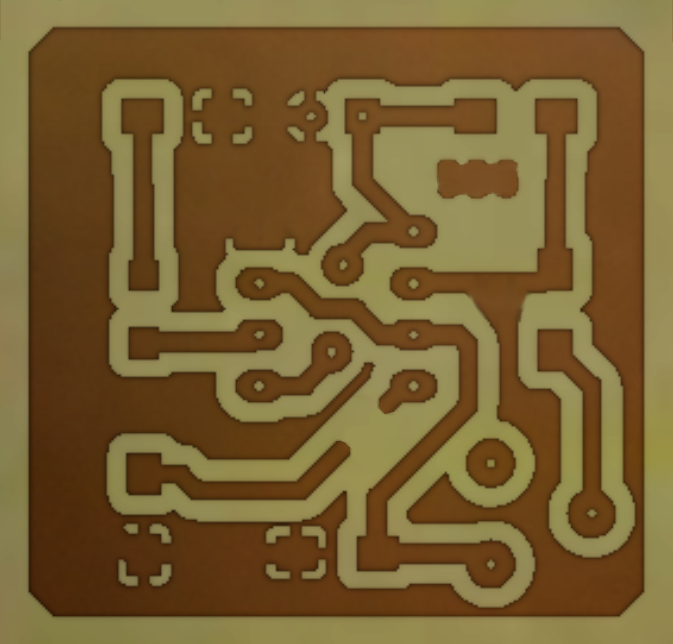
#> input picture images/pcb-1-fail.png, 673 x 644 px
$ python main.py
#> lines starting #> are read from the running program, lines starting #| are printed output that depends on the picture; after the words box and inside, x2 and y2 are one past the last pixel; in counts of white or black regions, pixels touching at a corner belong together
import cv2 as cv
import numpy as np
import imutils

def main():
    orig = cv.imread("images/pcb-1-fail.png", cv.IMREAD_COLOR)
#> orig is the input picture: shape (644, 673, 3); mean B, G, R 49.2, 95.3, 120.2
    cad = cv.imread("images/pcb-1-mask.png", cv.IMREAD_GRAYSCALE)
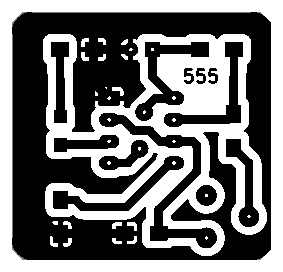
#> input picture images/pcb-1-mask.png, 283 x 272 px
#> cad is the input picture: shape (272, 283); min 0, max 255, mean 114.3

    cad = cv.resize(cad, (orig.shape[1], orig.shape[0]))
#> cad: shape (644, 673)

    real = cv.GaussianBlur(orig, (11,11), 0)
    cad = cv.GaussianBlur(cad, (11,11), 0)
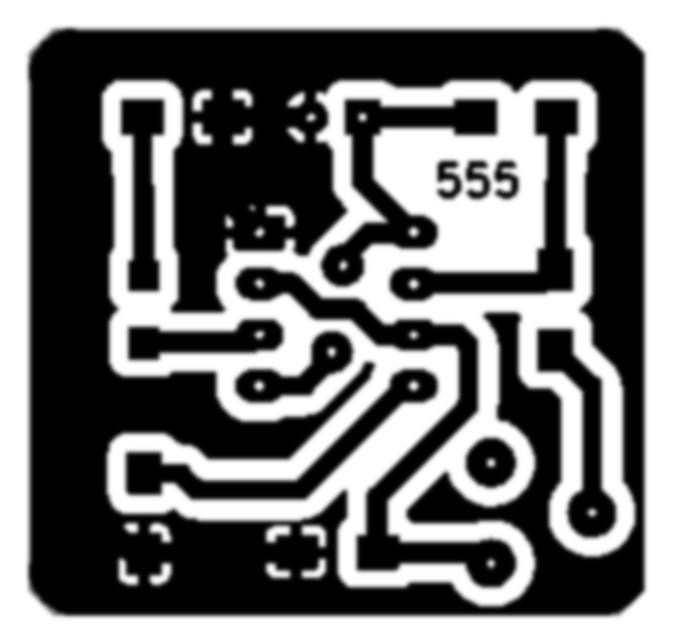
#> cad: shape (644, 673); min 0, max 255, mean 114.3

    real = cv.cvtColor(real, cv.COLOR_BGR2GRAY)
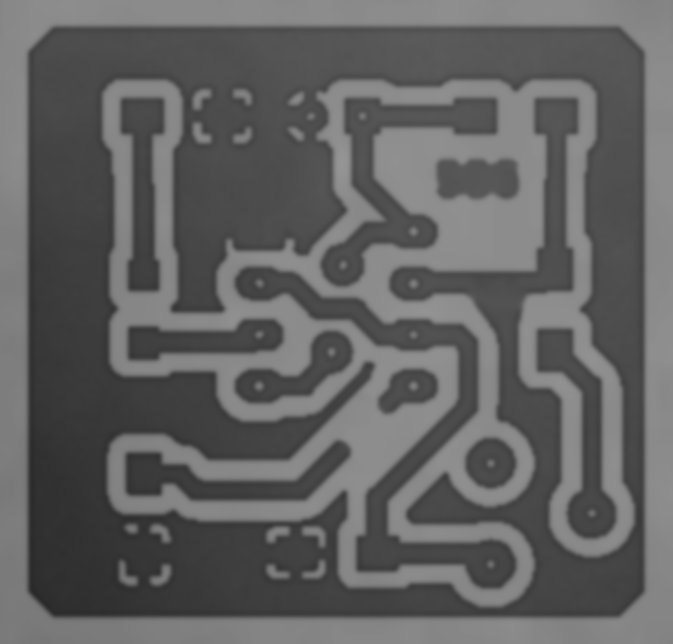
#> real: shape (644, 673); min 41, max 149, mean 97.5

    # (_, real) = cv.threshold(real, 0, 255, cv.THRESH_BINARY | cv.THRESH_OTSU)
    (_, cad) = cv.threshold(cad, 0, 255, cv.THRESH_BINARY | cv.THRESH_OTSU)
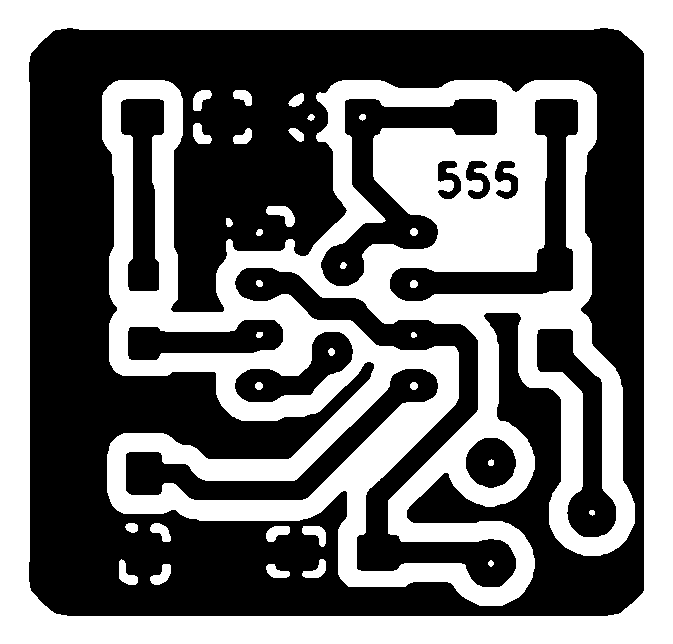
#> cad: shape (644, 673); 44.9% white; 33 white regions, largest, box (x1, y1, x2, y2) and area: (102, 80, 635, 606) 115868, (0, 0, 673, 644) 74785, (266, 206, 295, 227) 326
    real = cv.adaptiveThreshold(real, 255, cv.ADAPTIVE_THRESH_GAUSSIAN_C, cv.THRESH_BINARY, 301, 0)
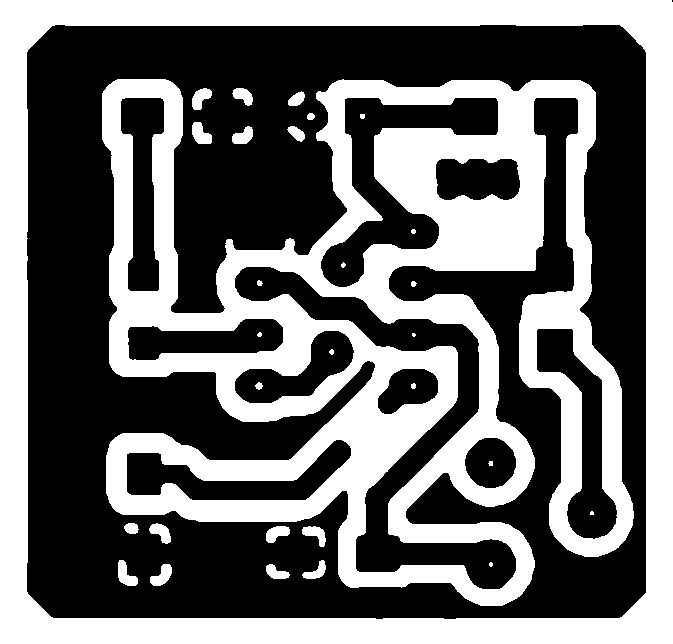
#> real: shape (644, 673); 42.3% white; 30 white regions (4 under 20 px), largest, box (x1, y1, x2, y2) and area: (102, 79, 634, 606) 111258, (0, 0, 673, 644) 68560, (192, 122, 212, 144) 301
    # cad = cv.adaptiveThreshold(cad, 255, cv.ADAPTIVE_THRESH_GAUSSIAN_C, cv.THRESH_BINARY, 51, 0)

    diff = cv.bitwise_xor(real, cad)
#> diff: shape (644, 673); 3.8% white; 594 white regions (520 under 20 px), largest, box (x1, y1, x2, y2) and area: (27, 25, 646, 619) 6223, (436, 159, 520, 200) 1539, (337, 400, 391, 454) 1001
    diff = cv.GaussianBlur(diff, (31,31), 0)
    (_, diff) = cv.threshold(diff, 0, 255, cv.THRESH_BINARY | cv.THRESH_OTSU)
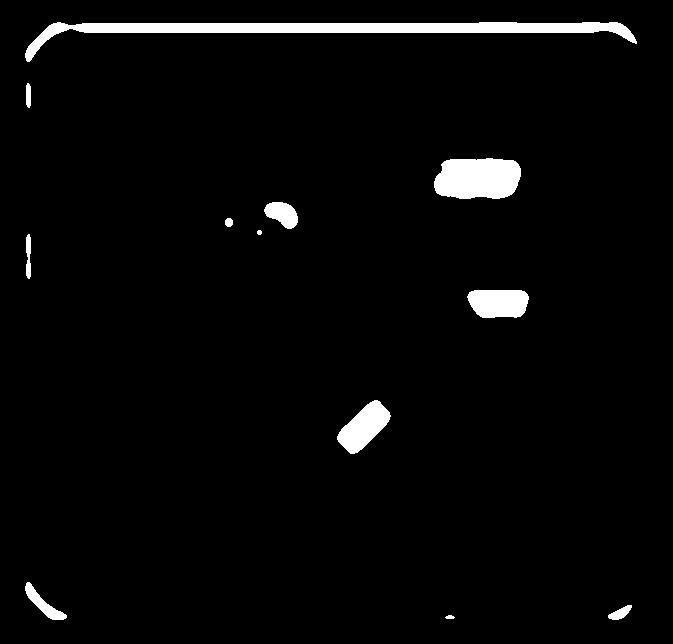
#> diff: shape (644, 673); 3.2% white; 12 white regions

    # [5 lines of commented-out code are left out]

    cont, hierarchy = cv.findContours(diff, cv.RETR_TREE, cv.CHAIN_APPROX_SIMPLE)
#> cont = 12 contours, 1 with area under 20; largest, box (x1, y1, x2, y2) and area: (25, 22, 637, 62) 5588, (434, 158, 521, 199) 2944, (337, 400, 391, 454) 1496, (467, 290, 529, 318) 1420, (264, 202, 298, 229) 568
    for i in range(len(cont)):
        cv.drawContours(orig, cont, i, (0,0,255), 2, cv.LINE_8, hierarchy, 0)
#> this loop made 12 passes
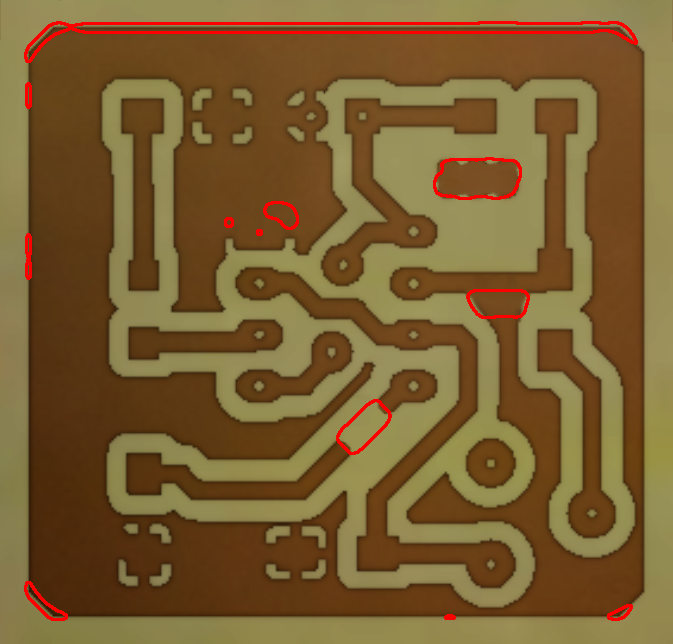
#> orig: shape (644, 673, 3); 1.67% of pixels changed, all inside (x1, y1, x2, y2) = (24, 21, 638, 621)


    cv.imshow("orig", orig)
    # cv.imshow("real", real)
    # cv.imshow("cad", cad)
    cv.imshow("diff", diff)
    cv.waitKey()


if __name__ == "__main__":
    main()
